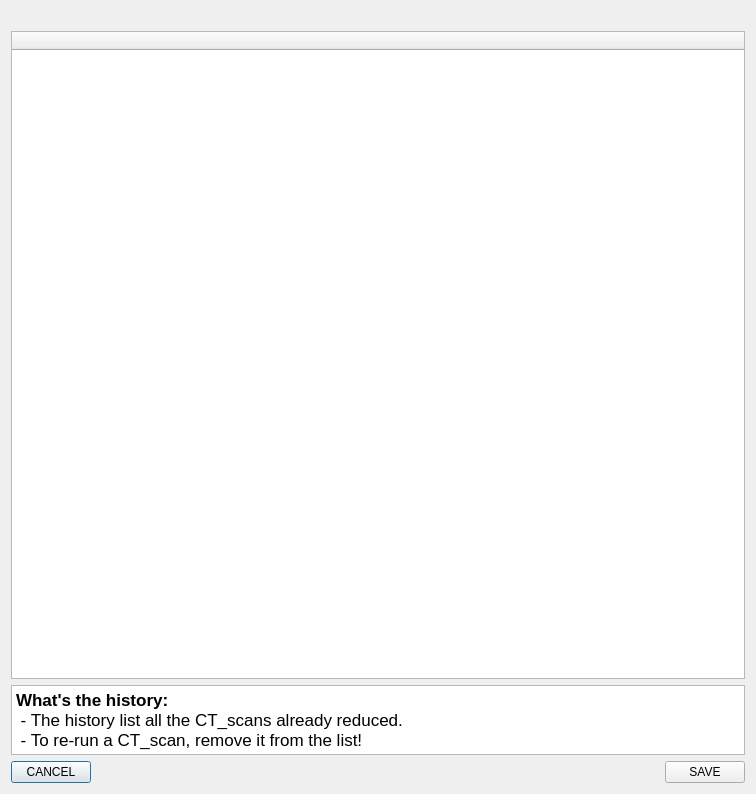
<?xml version="1.0" encoding="UTF-8"?>
<ui version="4.0">
 <class>Dialog</class>
 <widget class="QDialog" name="Dialog">
  <property name="windowModality">
   <enum>Qt::ApplicationModal</enum>
  </property>
  <property name="geometry">
   <rect>
    <x>0</x>
    <y>0</y>
    <width>756</width>
    <height>794</height>
   </rect>
  </property>
  <property name="windowTitle">
   <string>Dialog</string>
  </property>
  <layout class="QVBoxLayout" name="verticalLayout">
   <item>
    <widget class="QLabel" name="error_label">
     <property name="palette">
      <palette>
       <active>
        <colorrole role="WindowText">
         <brush brushstyle="SolidPattern">
          <color alpha="255">
           <red>208</red>
           <green>12</green>
           <blue>18</blue>
          </color>
         </brush>
        </colorrole>
       </active>
       <inactive>
        <colorrole role="WindowText">
         <brush brushstyle="SolidPattern">
          <color alpha="255">
           <red>208</red>
           <green>12</green>
           <blue>18</blue>
          </color>
         </brush>
        </colorrole>
       </inactive>
       <disabled>
        <colorrole role="WindowText">
         <brush brushstyle="SolidPattern">
          <color alpha="255">
           <red>127</red>
           <green>127</green>
           <blue>127</blue>
          </color>
         </brush>
        </colorrole>
       </disabled>
      </palette>
     </property>
     <property name="text">
      <string/>
     </property>
    </widget>
   </item>
   <item>
    <widget class="QTableWidget" name="history_tableWidget">
     <property name="contextMenuPolicy">
      <enum>Qt::CustomContextMenu</enum>
     </property>
     <property name="alternatingRowColors">
      <bool>true</bool>
     </property>
     <attribute name="horizontalHeaderStretchLastSection">
      <bool>true</bool>
     </attribute>
     <column>
      <property name="text">
       <string/>
      </property>
     </column>
    </widget>
   </item>
   <item>
    <widget class="QTextEdit" name="textEdit_2">
     <property name="enabled">
      <bool>true</bool>
     </property>
     <property name="sizePolicy">
      <sizepolicy hsizetype="Expanding" vsizetype="Minimum">
       <horstretch>0</horstretch>
       <verstretch>0</verstretch>
      </sizepolicy>
     </property>
     <property name="maximumSize">
      <size>
       <width>16777215</width>
       <height>70</height>
      </size>
     </property>
     <property name="readOnly">
      <bool>true</bool>
     </property>
     <property name="html">
      <string>&lt;!DOCTYPE HTML PUBLIC &quot;-//W3C//DTD HTML 4.0//EN&quot; &quot;http://www.w3.org/TR/REC-html40/strict.dtd&quot;&gt;
&lt;html&gt;&lt;head&gt;&lt;meta name=&quot;qrichtext&quot; content=&quot;1&quot; /&gt;&lt;style type=&quot;text/css&quot;&gt;
p, li { white-space: pre-wrap; }
&lt;/style&gt;&lt;/head&gt;&lt;body style=&quot; font-family:'.AppleSystemUIFont'; font-size:13pt; font-weight:400; font-style:normal;&quot;&gt;
&lt;p style=&quot; margin-top:0px; margin-bottom:0px; margin-left:0px; margin-right:0px; -qt-block-indent:0; text-indent:0px;&quot;&gt;&lt;span style=&quot; font-weight:600;&quot;&gt;What's the history:&lt;/span&gt;&lt;/p&gt;
&lt;p style=&quot; margin-top:0px; margin-bottom:0px; margin-left:0px; margin-right:0px; -qt-block-indent:0; text-indent:0px;&quot;&gt; - The history list all the CT_scans already reduced.&lt;/p&gt;
&lt;p style=&quot; margin-top:0px; margin-bottom:0px; margin-left:0px; margin-right:0px; -qt-block-indent:0; text-indent:0px;&quot;&gt; - To re-run a CT_scan, remove it from the list!&lt;/p&gt;&lt;/body&gt;&lt;/html&gt;</string>
     </property>
    </widget>
   </item>
   <item>
    <layout class="QHBoxLayout" name="horizontalLayout">
     <item>
      <widget class="QPushButton" name="cancel_pushButton">
       <property name="text">
        <string>CANCEL</string>
       </property>
      </widget>
     </item>
     <item>
      <spacer name="horizontalSpacer">
       <property name="orientation">
        <enum>Qt::Horizontal</enum>
       </property>
       <property name="sizeHint" stdset="0">
        <size>
         <width>40</width>
         <height>20</height>
        </size>
       </property>
      </spacer>
     </item>
     <item>
      <widget class="QPushButton" name="ok_pushButton">
       <property name="text">
        <string>SAVE</string>
       </property>
      </widget>
     </item>
    </layout>
   </item>
  </layout>
 </widget>
 <resources/>
 <connections>
  <connection>
   <sender>cancel_pushButton</sender>
   <signal>clicked()</signal>
   <receiver>Dialog</receiver>
   <slot>reject()</slot>
   <hints>
    <hint type="sourcelabel">
     <x>65</x>
     <y>756</y>
    </hint>
    <hint type="destinationlabel">
     <x>188</x>
     <y>750</y>
    </hint>
   </hints>
  </connection>
  <connection>
   <sender>ok_pushButton</sender>
   <signal>clicked()</signal>
   <receiver>Dialog</receiver>
   <slot>ok_pushed()</slot>
   <hints>
    <hint type="sourcelabel">
     <x>694</x>
     <y>762</y>
    </hint>
    <hint type="destinationlabel">
     <x>599</x>
     <y>748</y>
    </hint>
   </hints>
  </connection>
  <connection>
   <sender>history_tableWidget</sender>
   <signal>customContextMenuRequested(QPoint)</signal>
   <receiver>Dialog</receiver>
   <slot>history_right_click()</slot>
   <hints>
    <hint type="sourcelabel">
     <x>370</x>
     <y>170</y>
    </hint>
    <hint type="destinationlabel">
     <x>753</x>
     <y>433</y>
    </hint>
   </hints>
  </connection>
 </connections>
 <slots>
  <slot>ok_pushed()</slot>
  <slot>history_right_click()</slot>
 </slots>
</ui>
